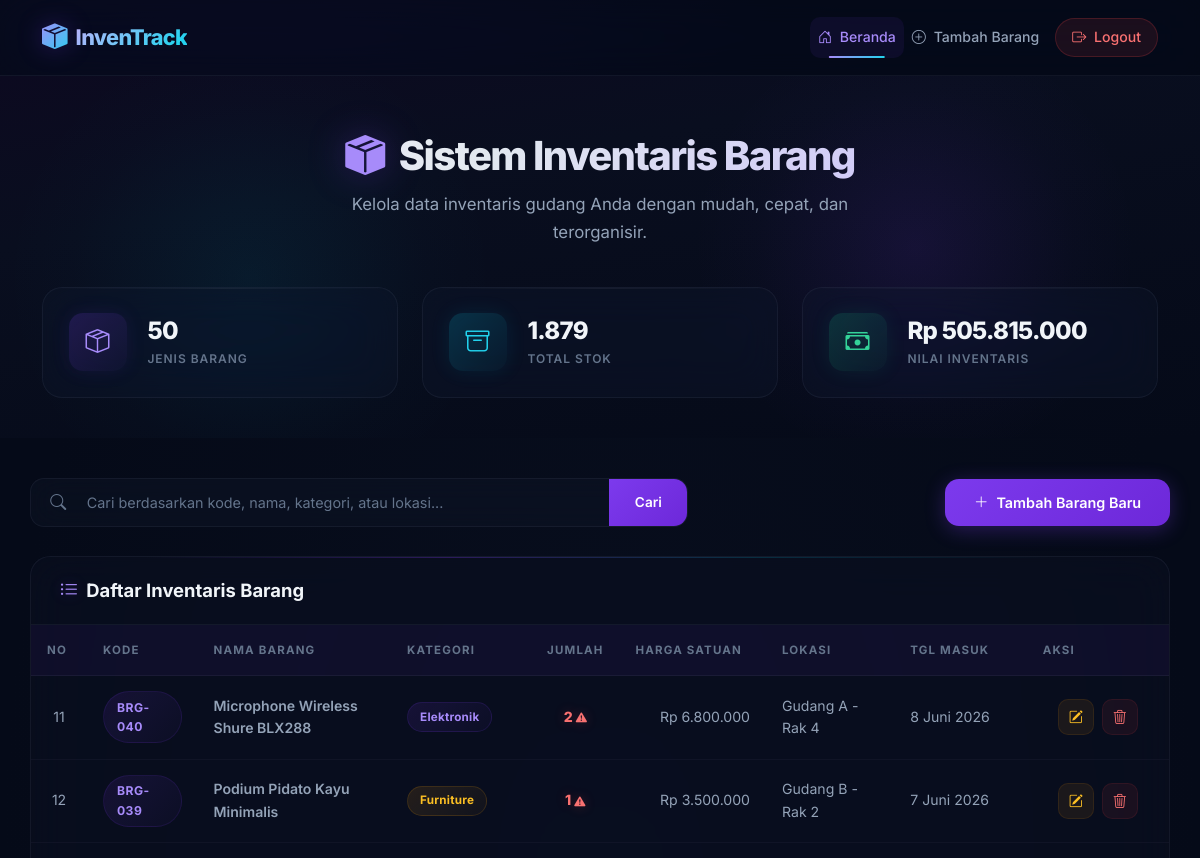
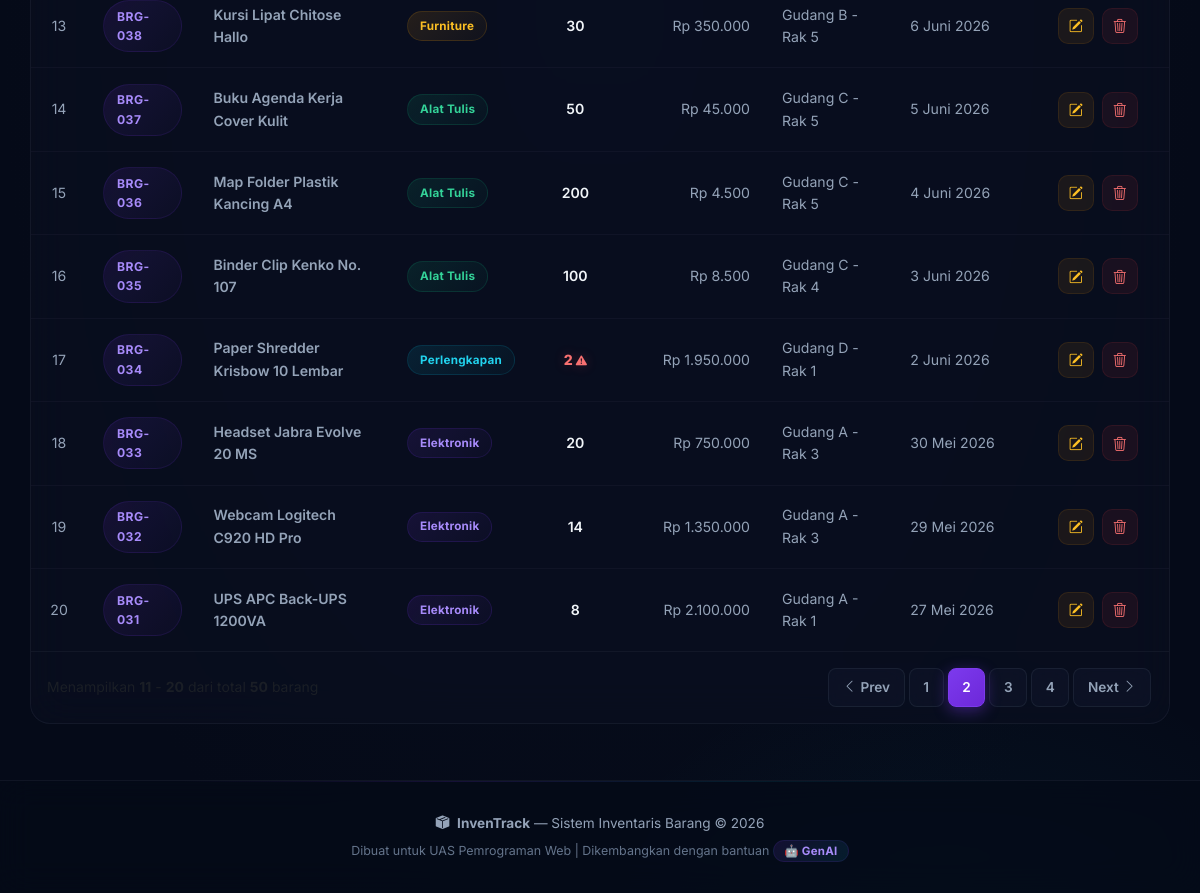
Screenshot of /?halaman=2 (signed in) with the database file from the repository (2 pictures, top to bottom).
### tables this page shows
CREATE TABLE IF NOT EXISTS barang (
    id INT(11) AUTO_INCREMENT PRIMARY KEY,
    kode_barang VARCHAR(20) NOT NULL UNIQUE,
    nama_barang VARCHAR(100) NOT NULL,
    kategori ENUM('Elektronik', 'Furniture', 'Alat Tulis', 'Perlengkapan', 'Lainnya') NOT NULL DEFAULT 'Lainnya',
    jumlah INT(11) NOT NULL DEFAULT 0,
    harga DECIMAL(15, 2) NOT NULL DEFAULT 0.00,
    lokasi VARCHAR(100) DEFAULT NULL,
    tanggal_masuk DATE NOT NULL,
    keterangan TEXT DEFAULT NULL,
    created_at TIMESTAMP DEFAULT CURRENT_TIMESTAMP,
    updated_at TIMESTAMP DEFAULT CURRENT_TIMESTAMP ON UPDATE CURRENT_TIMESTAMP
);

### koneksi.php (called while the page is built, shortened)
<?php
function formatRupiah($angka) {
    return 'Rp ' . number_format($angka, 0, ',', '.');
}
function formatTanggal($tanggal) {
    $bulan = [
        1 => 'Januari', 'Februari', 'Maret', 'April', 'Mei', 'Juni',
        'Juli', 'Agustus', 'September', 'Oktober', 'November', 'Desember'
    ];
    $pecah = explode('-', $tanggal);
    $tgl   = (int)$pecah[2];
    $bln   = (int)$pecah[1];
    $thn   = $pecah[0];
    return $tgl . ' ' . $bulan[$bln] . ' ' . $thn;
}
?>

### index.php (the view, shortened to what this page needs)
<?php
require 'koneksi.php';
$limit = 10;
$halaman = isset($_GET['halaman']) ? (int)$_GET['halaman'] : 1;
$offset = ($halaman - 1) * $limit;
$keyword = '';
$where_clause = "";
$query_count = "SELECT COUNT(*) as total FROM barang $where_clause";
$result_count = mysqli_query($koneksi, $query_count);
$row_count = mysqli_fetch_assoc($result_count);
$total_data = $row_count['total'];
$total_halaman = ceil($total_data / $limit);
$query = "SELECT * FROM barang $where_clause ORDER BY id DESC LIMIT $offset, $limit";
$result = mysqli_query($koneksi, $query);
$query_total = "SELECT COUNT(*) as total_item, SUM(jumlah) as total_stok, SUM(jumlah * harga) as total_nilai FROM barang";
$result_total = mysqli_query($koneksi, $query_total);
$data_total = mysqli_fetch_assoc($result_total);
?>
<!DOCTYPE html>
<html lang="id">
<head>
    <link href="https://cdn.jsdelivr.net/npm/bootstrap@5.3.3/dist/css/bootstrap.min.css" rel="stylesheet">
    <link href="https://cdn.jsdelivr.net/npm/bootstrap-icons@1.11.3/font/bootstrap-icons.min.css" rel="stylesheet">
    <link rel="stylesheet" href="css/style.css">
</head>
<body>
    <nav class="navbar navbar-expand-lg navbar-dark sticky-top">
        <div class="container">
            <a class="navbar-brand d-flex align-items-center" href="index.php">
                <i class="bi bi-box-seam-fill me-2 brand-icon"></i>
                <span class="brand-text">InvenTrack</span>
            </a>
            <div class="collapse navbar-collapse" id="navbarNav">
                <ul class="navbar-nav ms-auto align-items-center">
                    <li class="nav-item">
                        <a class="nav-link active" href="index.php"><i class="bi bi-house-door me-1"></i> Beranda</a>
                    </li>
                    <li class="nav-item">
                        <a class="nav-link" href="tambah.php"><i class="bi bi-plus-circle me-1"></i> Tambah Barang</a>
                    </li>
                    <li class="nav-item ms-2">
                        <a class="nav-link btn-logout" href="logout.php" onclick="return confirm('Yakin ingin logout?')">
                            <i class="bi bi-box-arrow-right me-1"></i> Logout
                        </a>
                    </li>
                </ul>
            </div>
        </div>
    </nav>
    <section class="hero-section">
        <div class="container">
            <div class="hero-content text-center">
                <h1 class="hero-title">
                    <i class="bi bi-box-seam-fill"></i>
                    Sistem Inventaris Barang
                </h1>
                <p class="hero-subtitle">Kelola data inventaris gudang Anda dengan mudah, cepat, dan terorganisir.</p>
            </div>
            <div class="row g-4 mt-3 stats-row">
                <div class="col-md-4">
                    <div class="stat-card stat-card-items">
                        <div class="stat-icon"><i class="bi bi-box-seam"></i></div>
                        <div class="stat-info">
                            <span class="stat-number"><?= $data_total['total_item'] ?? 0 ?></span>
                            <span class="stat-label">Jenis Barang</span>
                        </div>
                    </div>
                </div>
                <div class="col-md-4">
                    <div class="stat-card stat-card-stock">
                        <div class="stat-icon"><i class="bi bi-archive"></i></div>
                        <div class="stat-info">
                            <span class="stat-number"><?= number_format($data_total['total_stok'] ?? 0, 0, ',', '.') ?></span>
                            <span class="stat-label">Total Stok</span>
                        </div>
                    </div>
                </div>
                <div class="col-md-4">
                    <div class="stat-card stat-card-value">
                        <div class="stat-icon"><i class="bi bi-cash-stack"></i></div>
                        <div class="stat-info">
                            <span class="stat-number"><?= formatRupiah($data_total['total_nilai'] ?? 0) ?></span>
                            <span class="stat-label">Nilai Inventaris</span>
                        </div>
                    </div>
                </div>
            </div>
        </div>
    </section>
    <main class="container main-content">
        <div class="toolbar-section">
            <div class="row align-items-center g-3">
                <div class="col-md-7">
                    <form method="GET" action="index.php" class="search-form" id="formCari">
                        <div class="input-group">
                            <span class="input-group-text search-icon"><i class="bi bi-search"></i></span>
                            <input type="text" name="cari" class="form-control search-input"
                                   placeholder="Cari berdasarkan kode, nama, kategori, atau lokasi..."
                                   value="<?= htmlspecialchars($keyword) ?>" id="inputCari">
                            <button type="submit" class="btn btn-search">Cari</button>
                        </div>
                    </form>
                </div>
                <div class="col-md-5 text-md-end">
                    <a href="tambah.php" class="btn btn-add" id="btnTambahBarang">
                        <i class="bi bi-plus-lg me-2"></i>Tambah Barang Baru
                    </a>
                </div>
            </div>
        </div>
        <div class="table-section">
            <div class="table-header">
                <h2 class="table-title">
                    <i class="bi bi-list-ul me-2"></i>Daftar Inventaris Barang
                </h2>
            </div>
            <div class="table-responsive">
                <table class="table table-hover table-custom" id="tabelBarang">
                    <thead>
                        <tr>
                            <th width="5%">No</th>
                            <th width="10%">Kode</th>
                            <th width="18%">Nama Barang</th>
                            <th width="10%">Kategori</th>
                            <th width="7%">Jumlah</th>
                            <th width="13%">Harga Satuan</th>
                            <th width="12%">Lokasi</th>
                            <th width="12%">Tgl Masuk</th>
                            <th width="13%">Aksi</th>
                        </tr>
                    </thead>
                    <tbody>
                        <?php
                        $no = $offset + 1;
                        if (mysqli_num_rows($result) > 0) {
                            while ($row = mysqli_fetch_assoc($result)) {
                        ?>
                        <tr>
                            <td class="text-center"><?= $no++ ?></td>
                            <td><span class="badge-kode"><?= htmlspecialchars($row['kode_barang']) ?></span></td>
                            <td class="fw-semibold"><?= htmlspecialchars($row['nama_barang']) ?></td>
                            <td>
                                <?php
                                $badge_class = 'badge-kategori-lainnya';
                                if ($row['kategori'] == 'Elektronik') {
                                    $badge_class = 'badge-kategori-elektronik';
                                } elseif ($row['kategori'] == 'Furniture') {
                                    $badge_class = 'badge-kategori-furniture';
                                } elseif ($row['kategori'] == 'Alat Tulis') {
                                    $badge_class = 'badge-kategori-alattulis';
                                } elseif ($row['kategori'] == 'Perlengkapan') {
                                    $badge_class = 'badge-kategori-perlengkapan';
                                }
                                ?>
                                <span class="badge-kategori <?= $badge_class ?>"><?= htmlspecialchars($row['kategori']) ?></span>
                            </td>
                            <td class="text-center">
                                <?php
                                if ($row['jumlah'] <= 5) {
                                    echo '<span class="stok-rendah" title="Stok Rendah!">' . $row['jumlah'] . ' <i class="bi bi-exclamation-triangle-fill"></i></span>';
                                } else {
                                    echo '<span class="stok-normal">' . $row['jumlah'] . '</span>';
                                }
                                ?>
                            </td>
                            <td class="text-end"><?= formatRupiah($row['harga']) ?></td>
                            <td><?= htmlspecialchars($row['lokasi'] ?? '-') ?></td>
                            <td><?= formatTanggal($row['tanggal_masuk']) ?></td>
                            <td class="text-center">
                                <div class="btn-group-actions">
                                    <a href="edit.php?id=<?= $row['id'] ?>" class="btn btn-action btn-edit" title="Edit" id="btnEdit<?= $row['id'] ?>">
                                        <i class="bi bi-pencil-square"></i>
                                    </a>
                                    <a href="hapus.php?id=<?= $row['id'] ?>" class="btn btn-action btn-delete" title="Hapus"
                                       onclick="return confirm('Apakah Anda yakin ingin menghapus barang \'<?= addslashes(htmlspecialchars($row['nama_barang'])) ?>\'?')"
                                       id="btnHapus<?= $row['id'] ?>">
                                        <i class="bi bi-trash3"></i>
                                    </a>
                                </div>
                            </td>
                        </tr>
                        <?php
                            }
                        } ?>
                    </tbody>
                </table>
            </div>
            <?php if ($total_halaman > 1) : ?>
            <div class="pagination-section d-flex justify-content-between align-items-center flex-wrap gap-3 p-3 border-top border-secondary border-opacity-10">
                <div class="pagination-info text-muted small">
                    Menampilkan <strong><?= $offset + 1 ?></strong> - <strong><?= min($offset + $limit, $total_data) ?></strong> dari total <strong><?= $total_data ?></strong> barang
                </div>
                <nav aria-label="Navigasi Halaman">
                    <ul class="pagination pagination-custom mb-0">
                        <li class="page-item <?= ($halaman <= 1) ? 'disabled' : '' ?>">
                            <a class="page-link" href="?halaman=<?= $halaman - 1 ?><?= !empty($keyword) ? '&cari='.urlencode($keyword) : '' ?>">
                                <i class="bi bi-chevron-left me-1"></i>Prev
                            </a>
                        </li>
                        <?php
                        $start_page = max(1, $halaman - 2);
                        $end_page = min($total_halaman, $halaman + 2);
                        for ($i = $start_page; $i <= $end_page; $i++) :
                        ?>
                            <li class="page-item <?= ($halaman == $i) ? 'active' : '' ?>">
                                <a class="page-link" href="?halaman=<?= $i ?><?= !empty($keyword) ? '&cari='.urlencode($keyword) : '' ?>"><?= $i ?></a>
                            </li>
                        <?php endfor; ?>
                        <li class="page-item <?= ($halaman >= $total_halaman) ? 'disabled' : '' ?>">
                            <a class="page-link" href="?halaman=<?= $halaman + 1 ?><?= !empty($keyword) ? '&cari='.urlencode($keyword) : '' ?>">
                                Next<i class="bi bi-chevron-right ms-1"></i>
                            </a>
                        </li>
                    </ul>
                </nav>
            </div>
            <?php endif; ?>
        </div>
    </main>
    <footer class="footer-section">
        <div class="container text-center">
            <p class="footer-text">
                <i class="bi bi-box-seam-fill me-1"></i>
                <strong>InvenTrack</strong> &mdash; Sistem Inventaris Barang &copy; <?= date('Y') ?>
            </p>
            <p class="footer-credit">
                Dibuat untuk UAS Pemrograman Web | Dikembangkan dengan bantuan <span class="ai-badge">🤖 GenAI</span>
            </p>
        </div>
    </footer>
</body>
</html>

### rows the page displays
barang: kode_barang "BRG-040", nama_barang "Microphone Wireless Shure BLX288", kategori "Elektronik", jumlah "2", harga "Rp 6.800.000", lokasi "Gudang A - Rak 4", tanggal_masuk "8 Juni 2026"
barang: kode_barang "BRG-039", nama_barang "Podium Pidato Kayu Minimalis", kategori "Furniture", jumlah "1", harga "Rp 3.500.000", lokasi "Gudang B - Rak 2", tanggal_masuk "7 Juni 2026"
barang: kode_barang "BRG-038", nama_barang "Kursi Lipat Chitose Hallo", kategori "Furniture", jumlah "30", harga "Rp 350.000", lokasi "Gudang B - Rak 5", tanggal_masuk "6 Juni 2026"
barang: kode_barang "BRG-037", nama_barang "Buku Agenda Kerja Cover Kulit", kategori "Alat Tulis", jumlah "50", harga "Rp 45.000", lokasi "Gudang C - Rak 5", tanggal_masuk "5 Juni 2026"
barang: kode_barang "BRG-036", nama_barang "Map Folder Plastik Kancing A4", kategori "Alat Tulis", jumlah "200", harga "Rp 4.500", lokasi "Gudang C - Rak 5", tanggal_masuk "4 Juni 2026"
barang: kode_barang "BRG-035", nama_barang "Binder Clip Kenko No. 107", kategori "Alat Tulis", jumlah "100", harga "Rp 8.500", lokasi "Gudang C - Rak 4", tanggal_masuk "3 Juni 2026"
barang: kode_barang "BRG-034", nama_barang "Paper Shredder Krisbow 10 Lembar", kategori "Perlengkapan", jumlah "2", harga "Rp 1.950.000", lokasi "Gudang D - Rak 1", tanggal_masuk "2 Juni 2026"
barang: kode_barang "BRG-033", nama_barang "Headset Jabra Evolve 20 MS", kategori "Elektronik", jumlah "20", harga "Rp 750.000", lokasi "Gudang A - Rak 3", tanggal_masuk "30 Mei 2026"
barang: kode_barang "BRG-032", nama_barang "Webcam Logitech C920 HD Pro", kategori "Elektronik", jumlah "14", harga "Rp 1.350.000", lokasi "Gudang A - Rak 3", tanggal_masuk "29 Mei 2026"
barang: kode_barang "BRG-031", nama_barang "UPS APC Back-UPS 1200VA", kategori "Elektronik", jumlah "8", harga "Rp 2.100.000", lokasi "Gudang A - Rak 1", tanggal_masuk "27 Mei 2026"

### other values shown
$data_total['total_item'] "50"
$data_total['total_stok'] "1.879"
formatRupiah($data_total['total_nilai'] ?? 0) "Rp 505.815.000"
